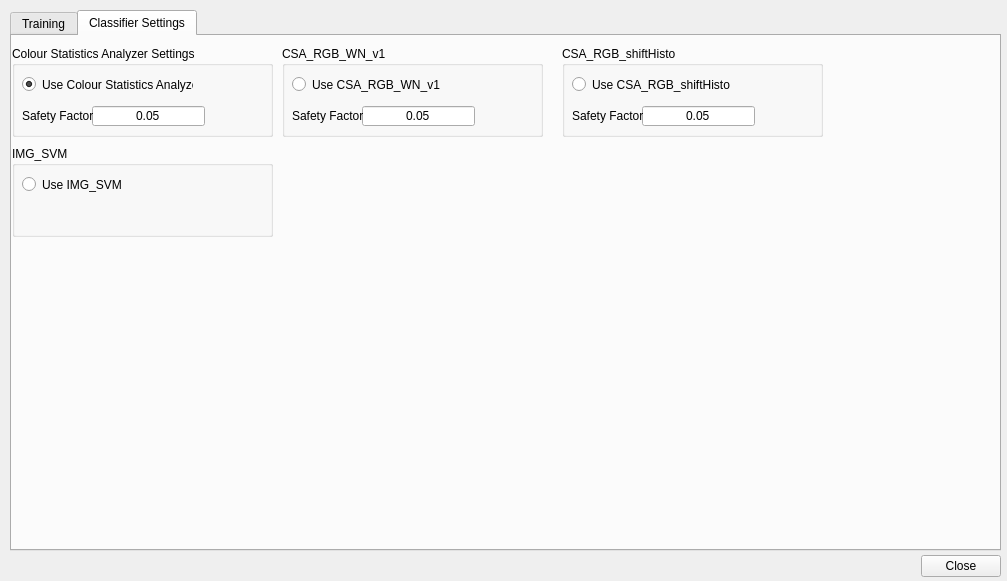
<?xml version="1.0" encoding="UTF-8"?>
<ui version="4.0">
 <class>TrainClassifierForm</class>
 <widget class="QDialog" name="TrainClassifierForm">
  <property name="geometry">
   <rect>
    <x>0</x>
    <y>0</y>
    <width>1007</width>
    <height>581</height>
   </rect>
  </property>
  <property name="windowTitle">
   <string>Dialog</string>
  </property>
  <widget class="QTabWidget" name="tabWidget">
   <property name="geometry">
    <rect>
     <x>10</x>
     <y>10</y>
     <width>991</width>
     <height>541</height>
    </rect>
   </property>
   <property name="currentIndex">
    <number>1</number>
   </property>
   <widget class="QWidget" name="tab">
    <attribute name="title">
     <string>Training</string>
    </attribute>
    <widget class="QGroupBox" name="groupBox_3">
     <property name="geometry">
      <rect>
       <x>10</x>
       <y>140</y>
       <width>681</width>
       <height>361</height>
      </rect>
     </property>
     <property name="title">
      <string>Property and Training Settings</string>
     </property>
     <widget class="QTableView" name="tableView_propertiesTarget">
      <property name="geometry">
       <rect>
        <x>10</x>
        <y>41</y>
        <width>311</width>
        <height>171</height>
       </rect>
      </property>
     </widget>
     <widget class="QLabel" name="label_numNonTargetTiles">
      <property name="geometry">
       <rect>
        <x>360</x>
        <y>270</y>
        <width>291</width>
        <height>16</height>
       </rect>
      </property>
      <property name="text">
       <string>Number of nonTarget Tiles (Total):</string>
      </property>
     </widget>
     <widget class="QLabel" name="label_6">
      <property name="geometry">
       <rect>
        <x>120</x>
        <y>250</y>
        <width>71</width>
        <height>20</height>
       </rect>
      </property>
      <property name="text">
       <string>tileHeight (px)</string>
      </property>
      <property name="alignment">
       <set>Qt::AlignRight|Qt::AlignTrailing|Qt::AlignVCenter</set>
      </property>
     </widget>
     <widget class="QLineEdit" name="lineEdit_tileHeight">
      <property name="geometry">
       <rect>
        <x>200</x>
        <y>250</y>
        <width>111</width>
        <height>20</height>
       </rect>
      </property>
      <property name="text">
       <string>16</string>
      </property>
      <property name="alignment">
       <set>Qt::AlignCenter</set>
      </property>
     </widget>
     <widget class="QLineEdit" name="lineEdit_tileWidth">
      <property name="geometry">
       <rect>
        <x>200</x>
        <y>220</y>
        <width>111</width>
        <height>20</height>
       </rect>
      </property>
      <property name="text">
       <string>16</string>
      </property>
      <property name="alignment">
       <set>Qt::AlignCenter</set>
      </property>
     </widget>
     <widget class="QLabel" name="label_numTargetTiles">
      <property name="geometry">
       <rect>
        <x>360</x>
        <y>250</y>
        <width>291</width>
        <height>16</height>
       </rect>
      </property>
      <property name="text">
       <string>Number of Target Tiles (Total):</string>
      </property>
     </widget>
     <widget class="QLabel" name="label_5">
      <property name="geometry">
       <rect>
        <x>120</x>
        <y>220</y>
        <width>71</width>
        <height>20</height>
       </rect>
      </property>
      <property name="text">
       <string>tileWidth (px)</string>
      </property>
      <property name="alignment">
       <set>Qt::AlignRight|Qt::AlignTrailing|Qt::AlignVCenter</set>
      </property>
     </widget>
     <widget class="QPushButton" name="btn_generateImages">
      <property name="geometry">
       <rect>
        <x>350</x>
        <y>220</y>
        <width>101</width>
        <height>23</height>
       </rect>
      </property>
      <property name="text">
       <string>Generate Images</string>
      </property>
     </widget>
     <widget class="QTableView" name="tableView_propertiesNonTarget">
      <property name="geometry">
       <rect>
        <x>350</x>
        <y>41</y>
        <width>321</width>
        <height>171</height>
       </rect>
      </property>
     </widget>
     <widget class="QLabel" name="label_16">
      <property name="geometry">
       <rect>
        <x>20</x>
        <y>20</y>
        <width>121</width>
        <height>16</height>
       </rect>
      </property>
      <property name="text">
       <string>Target Property</string>
      </property>
     </widget>
     <widget class="QLabel" name="label_17">
      <property name="geometry">
       <rect>
        <x>350</x>
        <y>20</y>
        <width>121</width>
        <height>16</height>
       </rect>
      </property>
      <property name="text">
       <string>nonTarget Property</string>
      </property>
     </widget>
     <widget class="QLineEdit" name="lineEdit_trainingImageFraction">
      <property name="geometry">
       <rect>
        <x>200</x>
        <y>280</y>
        <width>113</width>
        <height>20</height>
       </rect>
      </property>
      <property name="text">
       <string>0.3</string>
      </property>
      <property name="alignment">
       <set>Qt::AlignCenter</set>
      </property>
     </widget>
     <widget class="QLabel" name="label">
      <property name="geometry">
       <rect>
        <x>0</x>
        <y>280</y>
        <width>191</width>
        <height>16</height>
       </rect>
      </property>
      <property name="text">
       <string>Fraction of Images To Use For Training</string>
      </property>
      <property name="alignment">
       <set>Qt::AlignRight|Qt::AlignTrailing|Qt::AlignVCenter</set>
      </property>
     </widget>
     <widget class="QLabel" name="label_numTargetTilesTraining">
      <property name="geometry">
       <rect>
        <x>360</x>
        <y>290</y>
        <width>291</width>
        <height>16</height>
       </rect>
      </property>
      <property name="text">
       <string>Number of Target Tiles (Training):</string>
      </property>
     </widget>
     <widget class="QLabel" name="label_numNonTargetTilesTraining">
      <property name="geometry">
       <rect>
        <x>360</x>
        <y>310</y>
        <width>291</width>
        <height>16</height>
       </rect>
      </property>
      <property name="text">
       <string>Number of nonTarget Tiles (Training):</string>
      </property>
     </widget>
     <widget class="QLineEdit" name="lineEdit_rngSeed">
      <property name="geometry">
       <rect>
        <x>200</x>
        <y>310</y>
        <width>113</width>
        <height>20</height>
       </rect>
      </property>
      <property name="text">
       <string>0</string>
      </property>
      <property name="alignment">
       <set>Qt::AlignCenter</set>
      </property>
     </widget>
     <widget class="QLabel" name="label_3">
      <property name="geometry">
       <rect>
        <x>10</x>
        <y>310</y>
        <width>181</width>
        <height>16</height>
       </rect>
      </property>
      <property name="text">
       <string>RNG Seed</string>
      </property>
      <property name="alignment">
       <set>Qt::AlignRight|Qt::AlignTrailing|Qt::AlignVCenter</set>
      </property>
     </widget>
     <widget class="QCheckBox" name="checkBox_useRngSeed">
      <property name="geometry">
       <rect>
        <x>160</x>
        <y>340</y>
        <width>151</width>
        <height>17</height>
       </rect>
      </property>
      <property name="layoutDirection">
       <enum>Qt::RightToLeft</enum>
      </property>
      <property name="text">
       <string>Use Specified RNG Seed</string>
      </property>
      <property name="checked">
       <bool>true</bool>
      </property>
     </widget>
     <widget class="QCheckBox" name="checkBox_usePreClustering">
      <property name="geometry">
       <rect>
        <x>520</x>
        <y>220</y>
        <width>151</width>
        <height>17</height>
       </rect>
      </property>
      <property name="toolTip">
       <string>Use all combinations of user applied tags to pre-cluster the image tiles (may not be supported for some algorithms and required for others).</string>
      </property>
      <property name="layoutDirection">
       <enum>Qt::RightToLeft</enum>
      </property>
      <property name="text">
       <string>Use Pre-Clustering</string>
      </property>
      <property name="checked">
       <bool>false</bool>
      </property>
     </widget>
    </widget>
    <widget class="QGroupBox" name="groupBox_7">
     <property name="geometry">
      <rect>
       <x>10</x>
       <y>10</y>
       <width>681</width>
       <height>131</height>
      </rect>
     </property>
     <property name="title">
      <string>Capture Device Selection</string>
     </property>
     <widget class="QTableView" name="tableView_captureDevices">
      <property name="geometry">
       <rect>
        <x>10</x>
        <y>20</y>
        <width>661</width>
        <height>101</height>
       </rect>
      </property>
     </widget>
    </widget>
    <widget class="QGroupBox" name="groupBox_8">
     <property name="geometry">
      <rect>
       <x>700</x>
       <y>19</y>
       <width>271</width>
       <height>121</height>
      </rect>
     </property>
     <property name="title">
      <string>GroupBox</string>
     </property>
     <widget class="QPushButton" name="btn_saveTrainingData">
      <property name="geometry">
       <rect>
        <x>150</x>
        <y>90</y>
        <width>111</width>
        <height>21</height>
       </rect>
      </property>
      <property name="text">
       <string>Save Training Data</string>
      </property>
     </widget>
     <widget class="QPushButton" name="btn_trainFromGeneratedImages">
      <property name="geometry">
       <rect>
        <x>10</x>
        <y>20</y>
        <width>251</width>
        <height>23</height>
       </rect>
      </property>
      <property name="text">
       <string>Train From Generated Images</string>
      </property>
     </widget>
     <widget class="QPushButton" name="btn_trainFromFile">
      <property name="geometry">
       <rect>
        <x>10</x>
        <y>50</y>
        <width>251</width>
        <height>23</height>
       </rect>
      </property>
      <property name="text">
       <string>Train From File</string>
      </property>
     </widget>
    </widget>
    <widget class="QGroupBox" name="groupBox_2">
     <property name="geometry">
      <rect>
       <x>700</x>
       <y>140</y>
       <width>271</width>
       <height>321</height>
      </rect>
     </property>
     <property name="title">
      <string>Testing</string>
     </property>
     <widget class="QGroupBox" name="groupBox_6">
      <property name="geometry">
       <rect>
        <x>10</x>
        <y>230</y>
        <width>251</width>
        <height>81</height>
       </rect>
      </property>
      <property name="title">
       <string>Results (All Tiles)</string>
      </property>
      <widget class="QLabel" name="label_falsePositivesTotal">
       <property name="geometry">
        <rect>
         <x>10</x>
         <y>40</y>
         <width>221</width>
         <height>16</height>
        </rect>
       </property>
       <property name="text">
        <string>False Positives:</string>
       </property>
      </widget>
      <widget class="QLabel" name="label_truePositivesTotal">
       <property name="geometry">
        <rect>
         <x>10</x>
         <y>20</y>
         <width>221</width>
         <height>16</height>
        </rect>
       </property>
       <property name="text">
        <string>True Positives:</string>
       </property>
      </widget>
      <widget class="QLabel" name="label_successRateTotal">
       <property name="geometry">
        <rect>
         <x>10</x>
         <y>60</y>
         <width>221</width>
         <height>16</height>
        </rect>
       </property>
       <property name="text">
        <string>Success Rate:</string>
       </property>
      </widget>
     </widget>
     <widget class="QGroupBox" name="groupBox_4">
      <property name="geometry">
       <rect>
        <x>10</x>
        <y>50</y>
        <width>251</width>
        <height>81</height>
       </rect>
      </property>
      <property name="title">
       <string>Results (Testing on Training Tiles)</string>
      </property>
      <widget class="QLabel" name="label_7">
       <property name="geometry">
        <rect>
         <x>10</x>
         <y>20</y>
         <width>221</width>
         <height>16</height>
        </rect>
       </property>
       <property name="text">
        <string>False Positives:</string>
       </property>
      </widget>
      <widget class="QLabel" name="label_8">
       <property name="geometry">
        <rect>
         <x>10</x>
         <y>40</y>
         <width>221</width>
         <height>16</height>
        </rect>
       </property>
       <property name="text">
        <string>True Negatives:</string>
       </property>
      </widget>
      <widget class="QLabel" name="label_9">
       <property name="geometry">
        <rect>
         <x>10</x>
         <y>60</y>
         <width>221</width>
         <height>16</height>
        </rect>
       </property>
       <property name="text">
        <string>Success Rate:</string>
       </property>
      </widget>
     </widget>
     <widget class="QGroupBox" name="groupBox_5">
      <property name="geometry">
       <rect>
        <x>10</x>
        <y>140</y>
        <width>251</width>
        <height>81</height>
       </rect>
      </property>
      <property name="title">
       <string>Results (Testing on Untrained Tiles)</string>
      </property>
      <widget class="QLabel" name="label_10">
       <property name="geometry">
        <rect>
         <x>10</x>
         <y>40</y>
         <width>221</width>
         <height>16</height>
        </rect>
       </property>
       <property name="text">
        <string>False Positives:</string>
       </property>
      </widget>
      <widget class="QLabel" name="label_11">
       <property name="geometry">
        <rect>
         <x>10</x>
         <y>20</y>
         <width>221</width>
         <height>16</height>
        </rect>
       </property>
       <property name="text">
        <string>True Negatives:</string>
       </property>
      </widget>
      <widget class="QLabel" name="label_12">
       <property name="geometry">
        <rect>
         <x>10</x>
         <y>60</y>
         <width>221</width>
         <height>16</height>
        </rect>
       </property>
       <property name="text">
        <string>Success Rate:</string>
       </property>
      </widget>
     </widget>
     <widget class="QPushButton" name="btn_testClassifier">
      <property name="geometry">
       <rect>
        <x>10</x>
        <y>20</y>
        <width>251</width>
        <height>23</height>
       </rect>
      </property>
      <property name="text">
       <string>Test Classifier</string>
      </property>
     </widget>
    </widget>
   </widget>
   <widget class="QWidget" name="tab_2">
    <attribute name="title">
     <string>Classifier Settings</string>
    </attribute>
    <widget class="QGroupBox" name="groupBox">
     <property name="geometry">
      <rect>
       <x>0</x>
       <y>10</y>
       <width>261</width>
       <height>91</height>
      </rect>
     </property>
     <property name="title">
      <string>Colour Statistics Analyzer Settings</string>
     </property>
     <widget class="QRadioButton" name="radioButton_useColourStatisticsAnalyzer">
      <property name="geometry">
       <rect>
        <x>10</x>
        <y>30</y>
        <width>171</width>
        <height>17</height>
       </rect>
      </property>
      <property name="text">
       <string>Use Colour Statistics Analyzer</string>
      </property>
      <property name="checked">
       <bool>true</bool>
      </property>
      <attribute name="buttonGroup">
       <string notr="true">buttonGroup</string>
      </attribute>
     </widget>
     <widget class="QLineEdit" name="lineEdit_safetyFactor">
      <property name="geometry">
       <rect>
        <x>80</x>
        <y>60</y>
        <width>113</width>
        <height>20</height>
       </rect>
      </property>
      <property name="text">
       <string>0.05</string>
      </property>
      <property name="alignment">
       <set>Qt::AlignCenter</set>
      </property>
     </widget>
     <widget class="QLabel" name="label_2">
      <property name="geometry">
       <rect>
        <x>10</x>
        <y>60</y>
        <width>71</width>
        <height>20</height>
       </rect>
      </property>
      <property name="text">
       <string>Safety Factor</string>
      </property>
     </widget>
    </widget>
    <widget class="QGroupBox" name="groupBox_9">
     <property name="geometry">
      <rect>
       <x>270</x>
       <y>10</y>
       <width>261</width>
       <height>91</height>
      </rect>
     </property>
     <property name="title">
      <string>CSA_RGB_WN_v1</string>
     </property>
     <widget class="QRadioButton" name="radioButton_useCSA_RGB_WN_v1">
      <property name="geometry">
       <rect>
        <x>10</x>
        <y>30</y>
        <width>171</width>
        <height>17</height>
       </rect>
      </property>
      <property name="text">
       <string>Use CSA_RGB_WN_v1</string>
      </property>
      <property name="checked">
       <bool>false</bool>
      </property>
      <attribute name="buttonGroup">
       <string notr="true">buttonGroup</string>
      </attribute>
     </widget>
     <widget class="QLineEdit" name="lineEdit_safetyFactor2">
      <property name="geometry">
       <rect>
        <x>80</x>
        <y>60</y>
        <width>113</width>
        <height>20</height>
       </rect>
      </property>
      <property name="text">
       <string>0.05</string>
      </property>
      <property name="alignment">
       <set>Qt::AlignCenter</set>
      </property>
     </widget>
     <widget class="QLabel" name="label_4">
      <property name="geometry">
       <rect>
        <x>10</x>
        <y>60</y>
        <width>71</width>
        <height>20</height>
       </rect>
      </property>
      <property name="text">
       <string>Safety Factor</string>
      </property>
     </widget>
    </widget>
    <widget class="QGroupBox" name="groupBox_10">
     <property name="geometry">
      <rect>
       <x>550</x>
       <y>10</y>
       <width>261</width>
       <height>91</height>
      </rect>
     </property>
     <property name="title">
      <string>CSA_RGB_shiftHisto</string>
     </property>
     <widget class="QRadioButton" name="radioButton_useCSA_RGB_shiftHisto">
      <property name="geometry">
       <rect>
        <x>10</x>
        <y>30</y>
        <width>171</width>
        <height>17</height>
       </rect>
      </property>
      <property name="text">
       <string>Use CSA_RGB_shiftHisto</string>
      </property>
      <property name="checked">
       <bool>false</bool>
      </property>
      <attribute name="buttonGroup">
       <string notr="true">buttonGroup</string>
      </attribute>
     </widget>
     <widget class="QLineEdit" name="lineEdit_safetyFactor2_2">
      <property name="geometry">
       <rect>
        <x>80</x>
        <y>60</y>
        <width>113</width>
        <height>20</height>
       </rect>
      </property>
      <property name="text">
       <string>0.05</string>
      </property>
      <property name="alignment">
       <set>Qt::AlignCenter</set>
      </property>
     </widget>
     <widget class="QLabel" name="label_13">
      <property name="geometry">
       <rect>
        <x>10</x>
        <y>60</y>
        <width>71</width>
        <height>20</height>
       </rect>
      </property>
      <property name="text">
       <string>Safety Factor</string>
      </property>
     </widget>
    </widget>
    <widget class="QGroupBox" name="groupBox_11">
     <property name="geometry">
      <rect>
       <x>0</x>
       <y>110</y>
       <width>261</width>
       <height>91</height>
      </rect>
     </property>
     <property name="title">
      <string>IMG_SVM</string>
     </property>
     <widget class="QRadioButton" name="radioButton_useIMG_SVM">
      <property name="geometry">
       <rect>
        <x>10</x>
        <y>30</y>
        <width>171</width>
        <height>17</height>
       </rect>
      </property>
      <property name="text">
       <string>Use IMG_SVM</string>
      </property>
      <property name="checked">
       <bool>false</bool>
      </property>
      <attribute name="buttonGroup">
       <string notr="true">buttonGroup</string>
      </attribute>
     </widget>
    </widget>
   </widget>
  </widget>
  <widget class="QDialogButtonBox" name="buttonBox">
   <property name="geometry">
    <rect>
     <x>920</x>
     <y>550</y>
     <width>81</width>
     <height>32</height>
    </rect>
   </property>
   <property name="orientation">
    <enum>Qt::Horizontal</enum>
   </property>
   <property name="standardButtons">
    <set>QDialogButtonBox::Close</set>
   </property>
  </widget>
 </widget>
 <resources/>
 <connections>
  <connection>
   <sender>buttonBox</sender>
   <signal>accepted()</signal>
   <receiver>TrainClassifierForm</receiver>
   <slot>accept()</slot>
   <hints>
    <hint type="sourcelabel">
     <x>870</x>
     <y>550</y>
    </hint>
    <hint type="destinationlabel">
     <x>157</x>
     <y>274</y>
    </hint>
   </hints>
  </connection>
  <connection>
   <sender>buttonBox</sender>
   <signal>rejected()</signal>
   <receiver>TrainClassifierForm</receiver>
   <slot>reject()</slot>
   <hints>
    <hint type="sourcelabel">
     <x>870</x>
     <y>550</y>
    </hint>
    <hint type="destinationlabel">
     <x>286</x>
     <y>274</y>
    </hint>
   </hints>
  </connection>
 </connections>
 <buttongroups>
  <buttongroup name="buttonGroup"/>
 </buttongroups>
</ui>
